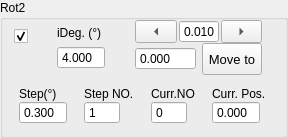
             <widget class="QGroupBox" name="rotary2Group">
              <property name="sizePolicy">
               <sizepolicy hsizetype="Expanding" vsizetype="Expanding">
                <horstretch>0</horstretch>
                <verstretch>0</verstretch>
               </sizepolicy>
              </property>
              <property name="title">
               <string>Rot2</string>
              </property>
              <layout class="QVBoxLayout" name="verticalLayout_84">
               <property name="topMargin">
                <number>0</number>
               </property>
               <item>
                <layout class="QVBoxLayout" name="verticalLayout_82">
                 <property name="spacing">
                  <number>12</number>
                 </property>
                 <item>
                  <layout class="QHBoxLayout" name="horizontalLayout_44" stretch="1,3,5">
                   <property name="spacing">
                    <number>6</number>
                   </property>
                   <item>
                    <layout class="QVBoxLayout" name="verticalLayout_80">
                     <property name="spacing">
                      <number>6</number>
                     </property>
                     <property name="topMargin">
                      <number>9</number>
                     </property>
                     <item>
                      <widget class="QCheckBox" name="activeRot2">
                       <property name="sizePolicy">
                        <sizepolicy hsizetype="Expanding" vsizetype="Preferred">
                         <horstretch>0</horstretch>
                         <verstretch>0</verstretch>
                        </sizepolicy>
                       </property>
                       <property name="toolTip">
                        <string>Active Instrument?</string>
                       </property>
                       <property name="text">
                        <string/>
                       </property>
                       <property name="checked">
                        <bool>true</bool>
                       </property>
                       <property name="mytype" stdset="0">
                        <string>checkbox</string>
                       </property>
                      </widget>
                     </item>
                     <item>
                      <widget class="LedIndicator" name="rotary2Led" native="true">
                       <property name="sizePolicy">
                        <sizepolicy hsizetype="Fixed" vsizetype="Fixed">
                         <horstretch>0</horstretch>
                         <verstretch>0</verstretch>
                        </sizepolicy>
                       </property>
                       <property name="minimumSize">
                        <size>
                         <width>25</width>
                         <height>25</height>
                        </size>
                       </property>
                       <property name="maximumSize">
                        <size>
                         <width>25</width>
                         <height>25</height>
                        </size>
                       </property>
                       <property name="baseSize">
                        <size>
                         <width>0</width>
                         <height>0</height>
                        </size>
                       </property>
                       <property name="mytype" stdset="0">
                        <string>led</string>
                       </property>
                      </widget>
                     </item>
                    </layout>
                   </item>
                   <item>
                    <layout class="QVBoxLayout" name="verticalLayout_38">
                     <property name="spacing">
                      <number>0</number>
                     </property>
                     <property name="leftMargin">
                      <number>12</number>
                     </property>
                     <property name="rightMargin">
                      <number>12</number>
                     </property>
                     <item>
                      <widget class="QLabel" name="label_36">
                       <property name="sizePolicy">
                        <sizepolicy hsizetype="Expanding" vsizetype="Fixed">
                         <horstretch>0</horstretch>
                         <verstretch>0</verstretch>
                        </sizepolicy>
                       </property>
                       <property name="maximumSize">
                        <size>
                         <width>16777215</width>
                         <height>16777215</height>
                        </size>
                       </property>
                       <property name="text">
                        <string>iDeg. (°)</string>
                       </property>
                       <property name="mytype" stdset="0">
                        <string>label</string>
                       </property>
                      </widget>
                     </item>
                     <item>
                      <widget class="QDoubleSpinBox" name="iRot2">
                       <property name="sizePolicy">
                        <sizepolicy hsizetype="Expanding" vsizetype="Fixed">
                         <horstretch>0</horstretch>
                         <verstretch>0</verstretch>
                        </sizepolicy>
                       </property>
                       <property name="maximumSize">
                        <size>
                         <width>16777215</width>
                         <height>16777215</height>
                        </size>
                       </property>
                       <property name="buttonSymbols">
                        <enum>QAbstractSpinBox::ButtonSymbols::NoButtons</enum>
                       </property>
                       <property name="decimals">
                        <number>3</number>
                       </property>
                       <property name="value">
                        <double>4.000000000000000</double>
                       </property>
                      </widget>
                     </item>
                    </layout>
                   </item>
                   <item>
                    <layout class="QVBoxLayout" name="verticalLayout_56">
                     <property name="spacing">
                      <number>0</number>
                     </property>
                     <property name="leftMargin">
                      <number>12</number>
                     </property>
                     <property name="rightMargin">
                      <number>12</number>
                     </property>
                     <item>
                      <layout class="QHBoxLayout" name="horizontalLayout_22">
                       <property name="spacing">
                        <number>2</number>
                       </property>
                       <item>
                        <widget class="QToolButton" name="rot2JogL">
                         <property name="sizePolicy">
                          <sizepolicy hsizetype="Expanding" vsizetype="Fixed">
                           <horstretch>0</horstretch>
                           <verstretch>0</verstretch>
                          </sizepolicy>
                         </property>
                         <property name="minimumSize">
                          <size>
                           <width>32</width>
                           <height>0</height>
                          </size>
                         </property>
                         <property name="text">
                          <string>...</string>
                         </property>
                         <property name="arrowType">
                          <enum>Qt::ArrowType::LeftArrow</enum>
                         </property>
                         <property name="mytype" stdset="0">
                          <string>arrowbutton</string>
                         </property>
                        </widget>
                       </item>
                       <item>
                        <widget class="QDoubleSpinBox" name="rotary2JogStep">
                         <property name="sizePolicy">
                          <sizepolicy hsizetype="Preferred" vsizetype="Preferred">
                           <horstretch>0</horstretch>
                           <verstretch>0</verstretch>
                          </sizepolicy>
                         </property>
                         <property name="maximumSize">
                          <size>
                           <width>40</width>
                           <height>24</height>
                          </size>
                         </property>
                         <property name="buttonSymbols">
                          <enum>QAbstractSpinBox::ButtonSymbols::NoButtons</enum>
                         </property>
                         <property name="decimals">
                          <number>3</number>
                         </property>
                         <property name="minimum">
                          <double>-50.000000000000000</double>
                         </property>
                         <property name="maximum">
                          <double>210.000000000000000</double>
                         </property>
                         <property name="value">
                          <double>0.010000000000000</double>
                         </property>
                        </widget>
                       </item>
                       <item>
                        <widget class="QToolButton" name="rot2JogR">
                         <property name="sizePolicy">
                          <sizepolicy hsizetype="Expanding" vsizetype="Fixed">
                           <horstretch>0</horstretch>
                           <verstretch>0</verstretch>
                          </sizepolicy>
                         </property>
                         <property name="minimumSize">
                          <size>
                           <width>32</width>
                           <height>0</height>
                          </size>
                         </property>
                         <property name="text">
                          <string>...</string>
                         </property>
                         <property name="arrowType">
                          <enum>Qt::ArrowType::RightArrow</enum>
                         </property>
                         <property name="mytype" stdset="0">
                          <string>arrowbutton</string>
                         </property>
                        </widget>
                       </item>
                      </layout>
                     </item>
                     <item>
                      <layout class="QHBoxLayout" name="horizontalLayout_12">
                       <property name="spacing">
                        <number>6</number>
                       </property>
                       <item>
                        <widget class="QDoubleSpinBox" name="rot2SetPos">
                         <property name="sizePolicy">
                          <sizepolicy hsizetype="Fixed" vsizetype="Fixed">
                           <horstretch>0</horstretch>
                           <verstretch>0</verstretch>
                          </sizepolicy>
                         </property>
                         <property name="maximumSize">
                          <size>
                           <width>16777215</width>
                           <height>16777215</height>
                          </size>
                         </property>
                         <property name="buttonSymbols">
                          <enum>QAbstractSpinBox::ButtonSymbols::NoButtons</enum>
                         </property>
                         <property name="decimals">
                          <number>3</number>
                         </property>
                         <property name="maximum">
                          <double>1000.000000000000000</double>
                         </property>
                        </widget>
                       </item>
                       <item>
                        <widget class="QPushButton" name="rot2MoveTo">
                         <property name="sizePolicy">
                          <sizepolicy hsizetype="Preferred" vsizetype="Preferred">
                           <horstretch>0</horstretch>
                           <verstretch>0</verstretch>
                          </sizepolicy>
                         </property>
                         <property name="maximumSize">
                          <size>
                           <width>60</width>
                           <height>16777215</height>
                          </size>
                         </property>
                         <property name="font">
                          <font>
                           <pointsize>10</pointsize>
                          </font>
                         </property>
                         <property name="text">
                          <string>Move to</string>
                         </property>
                         <property name="mytype" stdset="0">
                          <string>clickable_button</string>
                         </property>
                        </widget>
                       </item>
                      </layout>
                     </item>
                    </layout>
                   </item>
                  </layout>
                 </item>
                 <item>
                  <layout class="QHBoxLayout" name="horizontalLayout_15">
                   <item>
                    <layout class="QVBoxLayout" name="verticalLayout_41">
                     <property name="spacing">
                      <number>0</number>
                     </property>
                     <item>
                      <widget class="QLabel" name="label_35">
                       <property name="text">
                        <string>Step(°)</string>
                       </property>
                       <property name="mytype" stdset="0">
                        <string>label</string>
                       </property>
                      </widget>
                     </item>
                     <item>
                      <widget class="QDoubleSpinBox" name="rotary2Step">
                       <property name="sizePolicy">
                        <sizepolicy hsizetype="Expanding" vsizetype="Fixed">
                         <horstretch>0</horstretch>
                         <verstretch>0</verstretch>
                        </sizepolicy>
                       </property>
                       <property name="maximumSize">
                        <size>
                         <width>48</width>
                         <height>24</height>
                        </size>
                       </property>
                       <property name="buttonSymbols">
                        <enum>QAbstractSpinBox::ButtonSymbols::NoButtons</enum>
                       </property>
                       <property name="decimals">
                        <number>3</number>
                       </property>
                       <property name="value">
                        <double>0.300000000000000</double>
                       </property>
                      </widget>
                     </item>
                    </layout>
                   </item>
                   <item>
                    <layout class="QVBoxLayout" name="verticalLayout_40">
                     <property name="spacing">
                      <number>0</number>
                     </property>
                     <item>
                      <widget class="QLabel" name="label_34">
                       <property name="text">
                        <string>Step NO.</string>
                       </property>
                       <property name="mytype" stdset="0">
                        <string>label</string>
                       </property>
                      </widget>
                     </item>
                     <item>
                      <widget class="QSpinBox" name="rotary2StepNO">
                       <property name="sizePolicy">
                        <sizepolicy hsizetype="Expanding" vsizetype="Fixed">
                         <horstretch>0</horstretch>
                         <verstretch>0</verstretch>
                        </sizepolicy>
                       </property>
                       <property name="maximumSize">
                        <size>
                         <width>36</width>
                         <height>24</height>
                        </size>
                       </property>
                       <property name="buttonSymbols">
                        <enum>QAbstractSpinBox::ButtonSymbols::NoButtons</enum>
                       </property>
                       <property name="maximum">
                        <number>10000</number>
                       </property>
                       <property name="value">
                        <number>1</number>
                       </property>
                      </widget>
                     </item>
                    </layout>
                   </item>
                   <item>
                    <layout class="QVBoxLayout" name="verticalLayout_47">
                     <property name="spacing">
                      <number>0</number>
                     </property>
                     <item>
                      <widget class="QLabel" name="label_50">
                       <property name="text">
                        <string>Curr.NO</string>
                       </property>
                       <property name="mytype" stdset="0">
                        <string>label</string>
                       </property>
                      </widget>
                     </item>
                     <item>
                      <widget class="QSpinBox" name="rotary2CurrStepNO">
                       <property name="sizePolicy">
                        <sizepolicy hsizetype="Expanding" vsizetype="Fixed">
                         <horstretch>0</horstretch>
                         <verstretch>0</verstretch>
                        </sizepolicy>
                       </property>
                       <property name="maximumSize">
                        <size>
                         <width>36</width>
                         <height>24</height>
                        </size>
                       </property>
                       <property name="buttonSymbols">
                        <enum>QAbstractSpinBox::ButtonSymbols::NoButtons</enum>
                       </property>
                       <property name="mytype" stdset="0">
                        <string>intNO</string>
                       </property>
                      </widget>
                     </item>
                    </layout>
                   </item>
                   <item>
                    <layout class="QVBoxLayout" name="verticalLayout_39">
                     <property name="spacing">
                      <number>0</number>
                     </property>
                     <item>
                      <widget class="QLabel" name="label_17">
                       <property name="text">
                        <string>Curr. Pos.</string>
                       </property>
                       <property name="mytype" stdset="0">
                        <string>label</string>
                       </property>
                      </widget>
                     </item>
                     <item>
                      <widget class="QDoubleSpinBox" name="rot2CurrPos">
                       <property name="sizePolicy">
                        <sizepolicy hsizetype="Expanding" vsizetype="Fixed">
                         <horstretch>0</horstretch>
                         <verstretch>0</verstretch>
                        </sizepolicy>
                       </property>
                       <property name="maximumSize">
                        <size>
                         <width>48</width>
                         <height>24</height>
                        </size>
                       </property>
                       <property name="buttonSymbols">
                        <enum>QAbstractSpinBox::ButtonSymbols::NoButtons</enum>
                       </property>
                       <property name="decimals">
                        <number>3</number>
                       </property>
                       <property name="minimum">
                        <double>-10.000000000000000</double>
                       </property>
                       <property name="maximum">
                        <double>1000.000000000000000</double>
                       </property>
                      </widget>
                     </item>
                    </layout>
                   </item>
                  </layout>
                 </item>
                </layout>
               </item>
              </layout>
             </widget>
